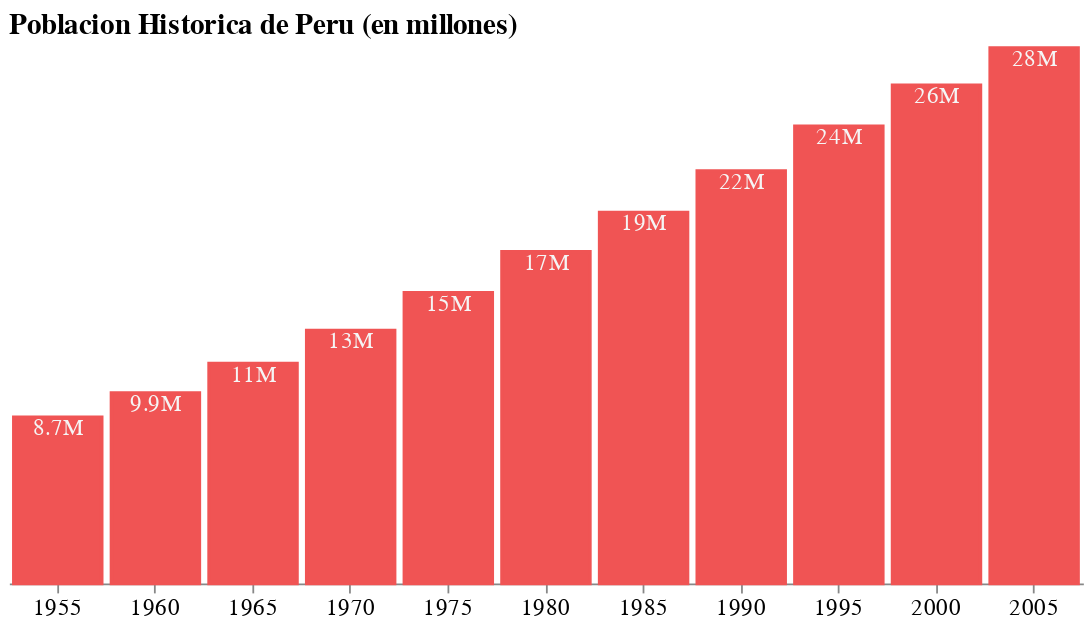

Write notebook code for a chart like this one.
### Markdown cell above
* Uno el grafico de barras + el de texto con alt.layer
* Agrego titulo
* Agrego configuraciones externas a todo el grafico
* Aqui recien cambio el angulo del eje x

### Code cell
alt.layer(barras, text
).properties(
    title = f"Poblacion Historica de {pais} (en millones)", ##con f se agraga la variable a string
    width = 600
).configure_title(
    fontSize = 16, 
    anchor = 'start'
).configure_view(
    strokeWidth=0
).configure_axis(labelAngle=0, labelFontSize=13)

### Figure 1 — Vega-Lite specification as saved in the notebook (floating-point values rounded to 4 significant figures)
{"config": {"view": {"continuousWidth": 400, "continuousHeight": 300, "strokeWidth": 0}, "axis": {"labelAngle": 0, "labelFontSize": 13}, "title": {"anchor": "start", "fontSize": 16}}, "layer": [{"mark": {"type": "bar", "color": "#F05454", "stroke": "#F05454", "strokeWidth": 2}, "encoding": {"x": {"type": "ordinal", "field": "year", "title": ""}, "y": {"type": "quantitative", "axis": null, "field": "pop", "title": ""}}}, {"mark": {"type": "text", "align": "center", "baseline": "top", "color": "#F5F5F5", "size": 13}, "encoding": {"text": {"type": "quantitative", "field": "pop", "format": ".2s"}, "x": {"type": "ordinal", "field": "year", "title": ""}, "y": {"type": "quantitative", "axis": null, "field": "pop", "title": ""}}}], "data": {"name": "data-039d72737d678ea4f743cc3d7515dffe"}, "title": "Poblacion Historica de Peru (en millones)", "width": 600, "$schema": "https://vega.github.io/schema/vega-lite/v4.8.1.json", "datasets": {"data-039d72737d678ea4f743cc3d7515dffe": [{"year": 1955, "country": "Peru", "cluster": 3, "pop": 8671500, "life_expect": 46.26, "fertility": 6.853}, {"year": 1960, "country": "Peru", "cluster": 3, "pop": 9931000, "life_expect": 49.1, "fertility": 6.853}, {"year": 1965, "country": "Peru", "cluster": 3, "pop": 11467300, "life_expect": 51.45, "fertility": 6.56}, {"year": 1970, "country": "Peru", "cluster": 3, "pop": 13192800, "life_expect": 55.45, "fertility": 6.0}, {"year": 1975, "country": "Peru", "cluster": 3, "pop": 15161199, "life_expect": 58.45, "fertility": 5.378}, {"year": 1980, "country": "Peru", "cluster": 3, "pop": 17295298, "life_expect": 61.41, "fertility": 4.65}, {"year": 1985, "country": "Peru", "cluster": 3, "pop": 19348926, "life_expect": 64.13, "fertility": 4.1}, {"year": 1990, "country": "Peru", "cluster": 3, "pop": 21511443, "life_expect": 66.46, "fertility": 3.7}, {"year": 1995, "country": "Peru", "cluster": 3, "pop": 23846388, "life_expect": 68.39, "fertility": 3.099}, {"year": 2000, "country": "Peru", "cluster": 3, "pop": 25979722, "life_expect": 69.91, "fertility": 2.7}, {"year": 2005, "country": "Peru", "cluster": 3, "pop": 27925628, "life_expect": 71.42, "fertility": 2.506}]}}
